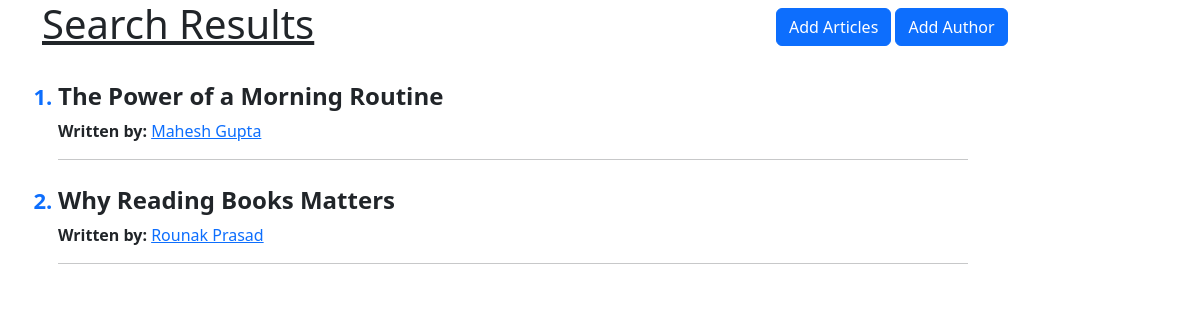
Page /search (signed in) on the committed database.
### main.py (models this page shows)
class Article(db.Model):
    __tablename__ = "articles"
    article_id = db.Column(db.Integer, autoincrement=True, primary_key=True)
    title = db.Column(db.String)
    content = db.Column(db.String)
    authors = db.relationship("Author", secondary="article_authors")

class Author(db.Model):
    __tablename__ = "authors"
    author_id = db.Column(db.Integer, autoincrement=True, primary_key=True)
    name = db.Column(db.String, unique=True)
    email = db.Column(db.String, unique=True)

### main.py (the view)
@app.route('/search')
@login_required
def search():
    query = request.args.get('q', '')
    articles = Article.query.filter(Article.content.like(f'%{query}%')).all()
    return render_template('search_results.html', articles=articles, query=query)

### main.py (called while the page is built)
@login_manager.user_loader
def load_user(id):
    return User.query.get(id)

### templates/search_results.html (shortened to what this page needs)
<!doctype html>
<html lang="en">
    <head>
        <link href="https://cdn.jsdelivr.net/npm/bootstrap@5.3.8/dist/css/bootstrap.min.css" rel="stylesheet">
    </head>
    <body>
        <div class="container">
            <div class="header">
                <div class="Jombotron" >
                    <h1 class="header-4" style="text-decoration: underline;"> Search Results   </h1><br>
                </div>
                <div class="col-md-4" style="margin-top: 8px; margin-right: 10px;">
                    <a href="/create" class="btn btn-primary">Add Articles</a>
                    <a href="/create_author" class="btn btn-primary">Add Author</a>
                </div>
            </div>
            <div class="row">
                <div class="col-md-10">
                <ol class="ps-3">
                    {% for i in articles %}
                        <li class="mb-4">
                            <h4 class="fw-bold">{{ i.title }}</h4>
                            <p class="mb-1">
                                <strong>Written by:</strong>
                                {% for author in i.authors %}
                                    <a href="/article_by/{{ author.name }}">{{ author.name }}</a>{% if not loop.last %}, {% endif %}
                                {% endfor %}
                            </p>
                            <hr>
                        </li>
                    {% endfor %}
                </ol>
            </div>
        </div>
        </div>
    </body>
</html>

### templates/search_results.html (style rules this page uses)
ol li::marker { font-weight: bold; font-size: 22px; color: #0d6efd; }
.header { display: flex; justify-content: space-between; }

### rows in the picture
Article: title "The Power of a Morning Routine"
Author: name "Mahesh Gupta"
Article: title "Why Reading Books Matters"
Author: name "Rounak Prasad"
